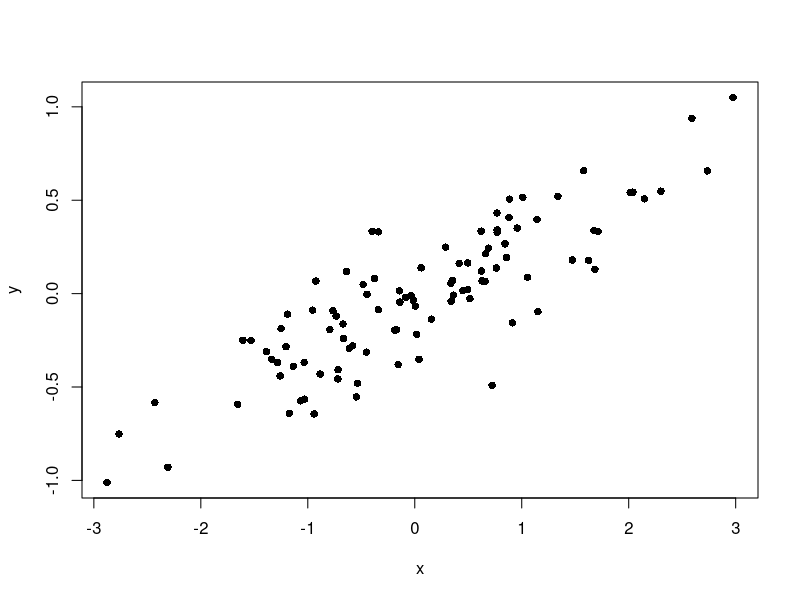

This chart was generated by the following R code:
## ---- chunk 1
myVariable <- 2 + 2
## ---- chunk 2
myVariable * myVariable
## ---- chunk 3
vector1 <- c(1,2,3,4,5,6,7,8,9,10)
vector2 <- c(11,12,13,14,15,16,17,18,19,20)
vector_this_will_be_text <- c(21,22,23,24,25,26,27,28,29,"thirty")
## ---- chunk 4
vector1 + vector2
## ---- chunk 5
dwarves <- c("Dopey", "Gimli", "Larry")
dwarves[-3] #real dwarves
## ---- chunk 6
1 + 1 == 10 - 8
## ---- chunk 7
vector2
## ---- chunk 8
vector2 > 17
## ---- chunk 9
vector2[vector2 > 17] 
## ---- chunk 10
vector2[vector2 > 17 & vector2 < 20]
vector2[vector2 > 17 | vector2 == 13]
## ---- chunk 11
primates <- c("gorilla", "gibbon", "langur", "gibbon", "gorilla")
primates

primates[3] <- "bushbaby"
primates

primates[primates == "gorilla"] <- "chimpanzee"
primates

## ---- chunk 12
pets <- factor(c("cat", "cat", "dog", "pony", "dog", "dog"))
pets
## ---- chunk 13
pets <- ordered(pets, levels=c("pony", "dog", "cat"))
pets
## ---- chunk 14
head(iris)
## ---- chunk 15

iris$Sepal.Length

## ---- chunk 16
iris[1,3]

## ---- chunk 17
iris[1, ]
## ---- chunk 18
iris$Petal.Area
## ---- chunk 19
iris$Petal.Area <- iris$Petal.Length * iris$Petal.Width
iris$Petal.Area
## ---- chunk 20
part1 <- "The quick brown fox"
part2 <- "jumped over the lazy dog."
paste(part1, part2)

## ---- chunk 21
x <- rnorm(100)
y <- (x * 0.3) + rnorm(100, sd=0.2)
plot(x,y,pch=16)
